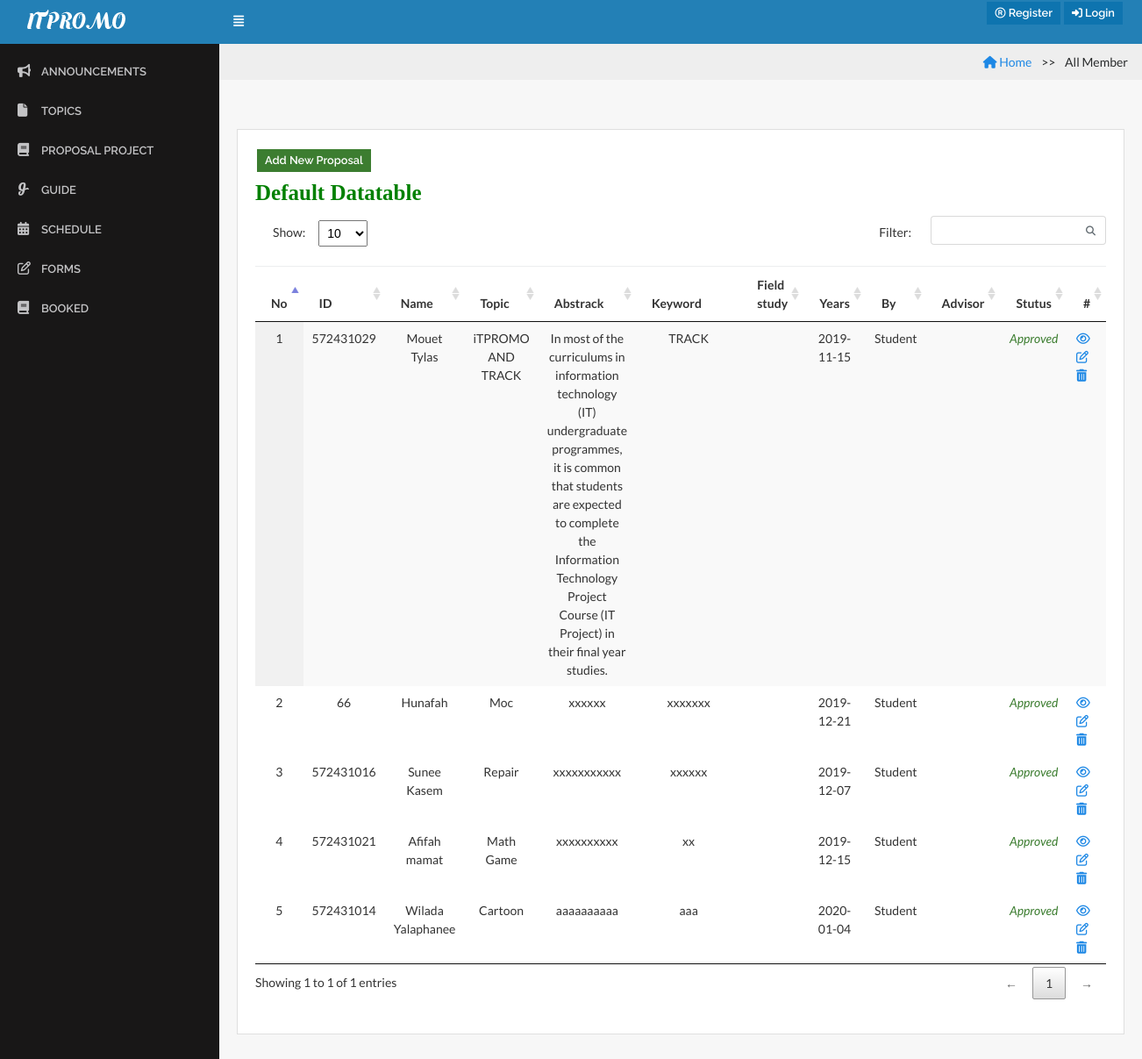
The page /index.php?page=add_proposal on the database as committed earlier.
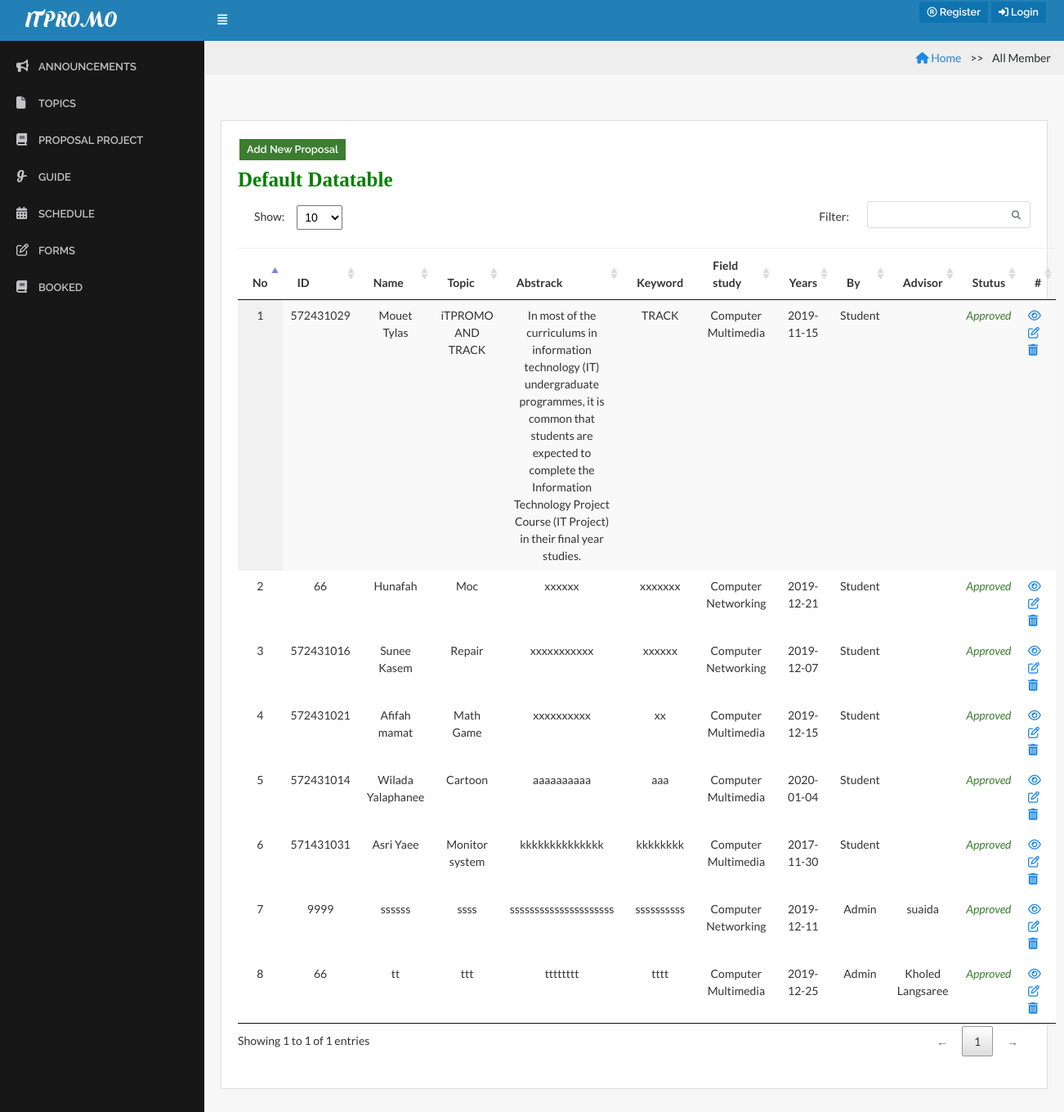
The same page on the database as committed later.
### tables this page shows
CREATE TABLE `topic_project` (
  `topic_id` int(11) NOT NULL,
  `topic_topic` varchar(255) NOT NULL,
  `topic_abstrack` varchar(255) NOT NULL,
  `topic_keyword` varchar(255) NOT NULL,
  `topic_fieldstudy` enum('Software Engineering','Computer Multimedia','Computer Networking') NOT NULL COMMENT '1=Software Engineering, 2=Computer Multimedia, 3=Computer Networking',
  `topic_years` date NOT NULL,
  `status` enum('Proposal Approve','Proposal not Approve') NOT NULL COMMENT '1=Approve,2=Not Approve',
  `advisergroup_id` int(20) NOT NULL,
  `Student_name` varchar(255) NOT NULL,
  `member_idcard` int(20) NOT NULL,
  `adviser` varchar(255) NOT NULL,
  `position` enum('Admin','Student') NOT NULL COMMENT '1=Admin,2=Student'
);

CREATE TABLE `member` (
  `member_id` int(11) NOT NULL,
  `member_idcard` int(30) NOT NULL,
  `member_username` varchar(255) NOT NULL,
  `member_fullname` varchar(255) NOT NULL,
  `member_password` varchar(255) NOT NULL,
  `member_pos` enum('Advisor','Committee','Student','Officer') NOT NULL COMMENT '1=Advisor, 2=Committee, 3=Student, 4=Officer',
  `member_phone` varchar(255) NOT NULL,
  `member_email` varchar(255) NOT NULL,
  `member_gender` enum('Male','Female') NOT NULL COMMENT 'm=Male, f=female',
  `admin_id` int(20) NOT NULL COMMENT 'Foreign Key to tb_admin',
  `group_id` int(20) DEFAULT NULL
);

### admin/add_proposal.php (the view, shortened to what this page needs)
 <!DOCTYPE html>
 <html>
 <head>
 <ul class="breadcrumb">
 <li><a href="index.php"><i class="fa fa-home"></i> Home</a></li>
  <li class="active">All Member</li>
</ul>
                <div class="content">
                     <div class="row">
                        <div class="col-lg-12">
                            <div class="card">
                                <div class="card-block">
 <button type="button"  class="btn btn-success btn-sm" data-toggle="modal" data-target="#addproposal" style="margin-bottom: 10px;">
            <i class="glyphicon glyphicon-plus"></i>Add New Proposal
          </button>
                                    <h6 class="card-title text-bold">Default Datatable</h6>
     <?php
 $strSQL = "SELECT * FROM topic_project ";
?>
   <table class="display datatable table table-stripped" cellspacing="0" width="100%">
          <thead>
             <tr>
              <th>No</th>
                            <th>ID</th>
                      <th>Name</th>
                      <th>Topic</th>
                      <th>Abstrack</th>
                      <th>Keyword</th>
                      <th>Field study</th>
                       <th>Years</th>
                       <th>By</th>
                       <th>Advisor</th>
                       <th>Stutus</th>
                       <th>#</th>
                 </tr>
               </thead>
       <?php
     if($result = $db->query($strSQL)){
             while($objResult = $result->fetch_object()){
            ?>
           <tbody>
            <tr>
             <td class="text-center"><?php echo $objResult->topic_id; ?></td>
                     <td class="text-center"><?php echo $objResult->member_idcard; ?></td>
                  <td class="text-center"><?php echo $objResult->Student_name; ?></td>
                    <td class="text-center"><?php echo $objResult->topic_topic; ?></td>
                     <td class="text-center"><?php echo $objResult->topic_abstrack; ?></td>
                     <td class="text-center"><?php echo $objResult->topic_keyword ?></td>
                   <td class="text-center"><?php echo fieldstudy($objResult->topic_fieldstudy); ?></td>
                   <td class="text-center"><?php echo $objResult->topic_years; ?></td>
                    <td class="text-center"><?php echo $objResult->position; ?></td>
                        <td class="text-center"><?php echo get_id_advisor($objResult->adviser); ?>  </td>
                 <td class="text-center"><?php echo status($objResult->status); ?></td>
                    <td>
                  <a href="delete/check_delete.php?id=<?php echo $objResult->topic_id;?>" title="Confirm" onclick="return confirm('<?php echo $objResult->topic_topic;?>')"> <i class="fa fa-eye" aria-hidden="true"></i></a>
                     <a href="delete/check_delete.php?id=<?php echo$objResult->topic_id;?>" title="Confirm" onclick="return confirm('<?php echo  $objResult->topic_topic;?>')"> <i class="fa fa-edit" aria-hidden="true"></i>
                     <a href="delete/check_delete.php?id=<?php echo $objResult->topic_id;?>" title="Confirm" onclick="return confirm('<?php echo $objResult->topic_topic;?>')"> <i class="fa fa-trash" aria-hidden="true"></i>
                      </td>
           </tr>
                <?php
                 }
               }
                   ?>
                                        </tbody>
                                    </table>
                                </div>
                            </div>
                        </div>
                    </div>
                </div>
</body>
</html>

### menu/function.php (shortened to what this page needs)
<?php
function status($status){
	if($status != "0"){
		return "<span class='text-success'><i>Approved</i></span>";
	}else{
		return "<span class='text-danger'><i>Not Approved</i></span>";
	}
}
function fieldstudy($fieldstudy){
	if($fieldstudy == "Software Engineering"){
		return "Software Engineering";
	}else if($fieldstudy == "Computer Multimedia"){
	return "Computer Multimedia";
	}else if($fieldstudy == "Computer Networking"){
			return "Computer Networking";
	}
}
function get_id_advisor($member_id){
require 'connect.php';
	$sql = "SELECT member_fullname FROM member WHERE member_id = '$member_id' AND member_pos = 'Advisor'";
	if($rs = $db->query($sql)){
		if($row = $rs->fetch_object()){
			return $row->member_fullname;
		}
	}else{
		echo $db->error;
		$db->close();
	}
}
?>

Rows that differ between the two databases and show on the page:
changed topic_project "Mouet Tylas": topic_fieldstudy (not shown) → "Computer Multimedia"
changed topic_project "Hunafah": topic_fieldstudy (not shown) → "Computer Networking"
changed topic_project "Sunee Kasem": topic_fieldstudy (not shown) → "Computer Networking"
changed topic_project "Afifah mamat": topic_fieldstudy (not shown) → "Computer Multimedia"
changed topic_project "Wilada Yalaphanee": topic_fieldstudy (not shown) → "Computer Multimedia"
added topic_project: topic_id "6", member_idcard "571431031", Student_name "Asri Yaee", topic_topic "Monitor system", topic_abstrack "kkkkkkkkkkkkkk", topic_keyword "kkkkkkkk", topic_fieldstudy "Computer Multimedia", topic_years "2017-11-30", position "Student", status "Approved"
added topic_project: topic_id "7", member_idcard "9999", Student_name "ssssss", topic_topic "ssss", topic_abstrack "sssssssssssssssssssss", topic_keyword "ssssssssss", topic_fieldstudy "Computer Networking", topic_years "2019-12-11", position "Admin", adviser.member_fullname "suaida", status "Approved"
added topic_project: topic_id "8", member_idcard "66", Student_name "tt", topic_topic "ttt", topic_abstrack "tttttttt", topic_keyword "tttt", topic_fieldstudy "Computer Multimedia", topic_years "2019-12-25", position "Admin", adviser.member_fullname "Kholed Langsaree", status "Approved"
